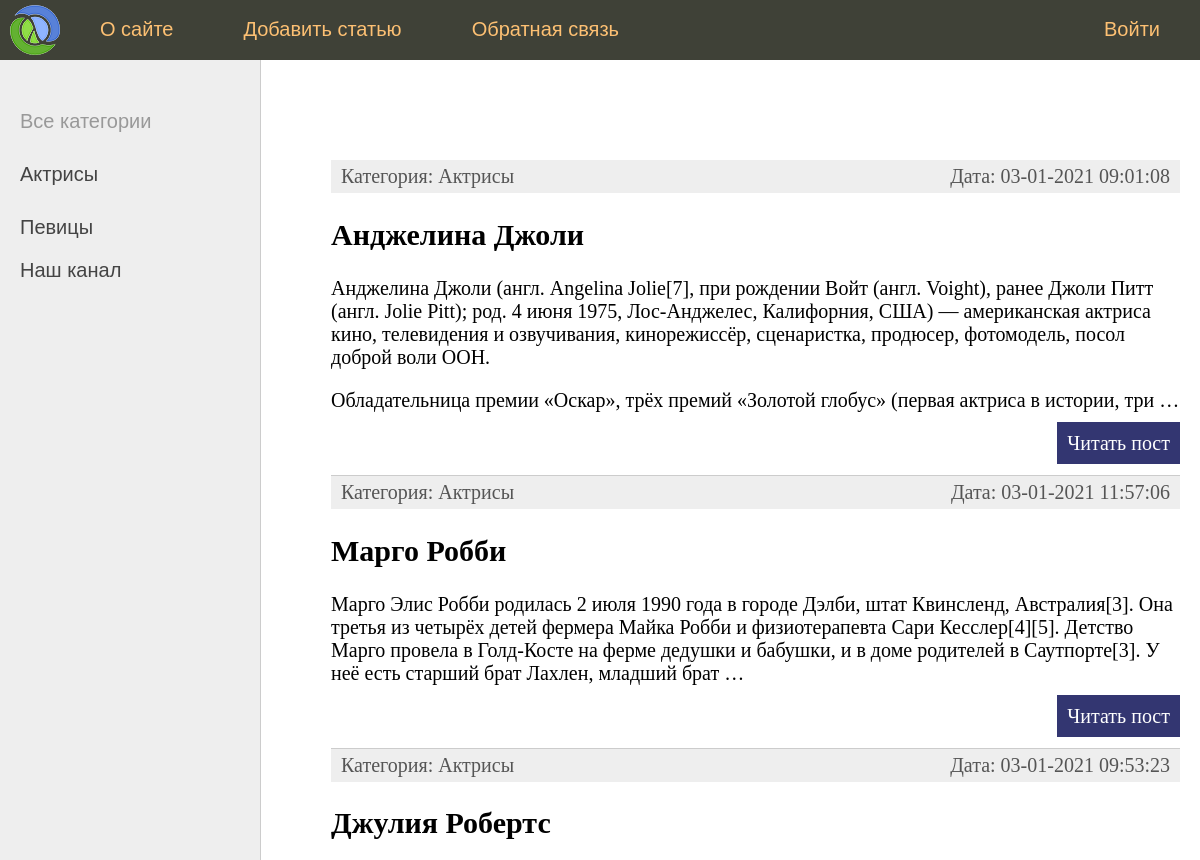
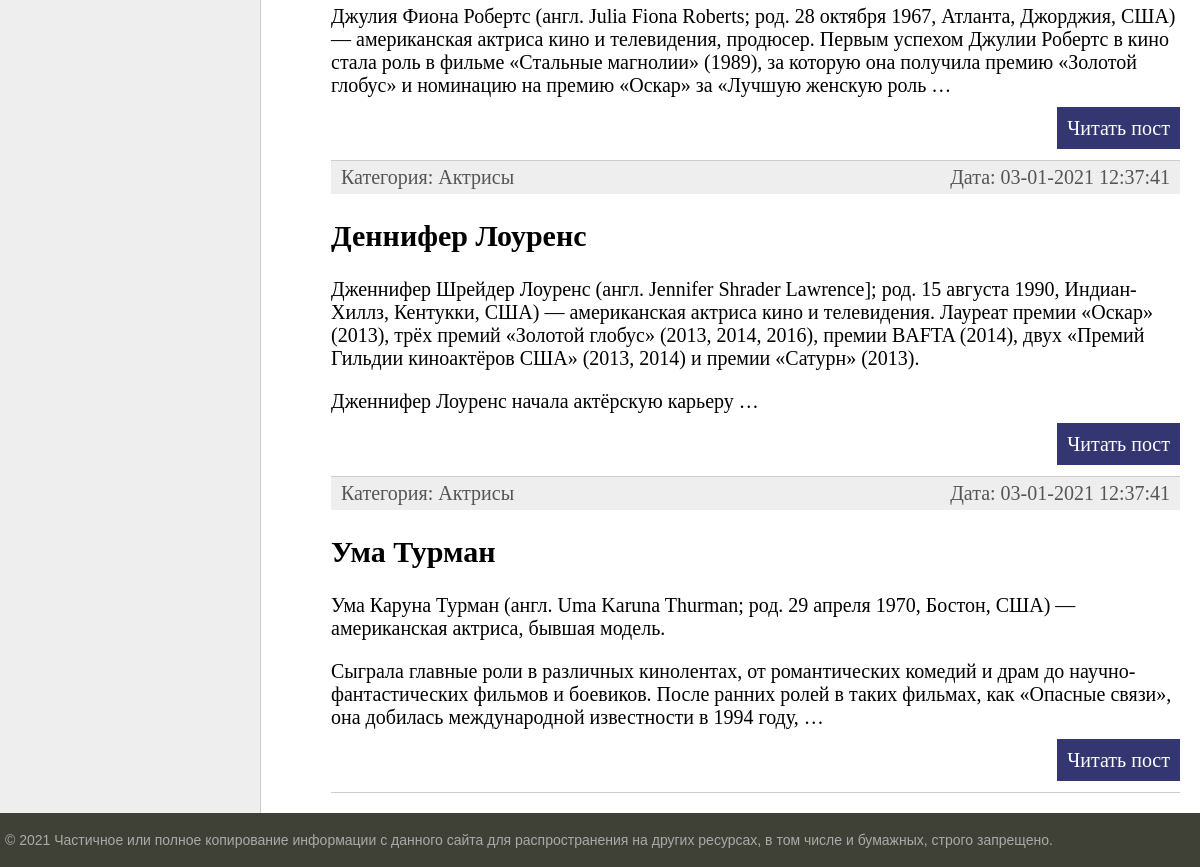
Before: / with the older database file (2 pictures, top to bottom).
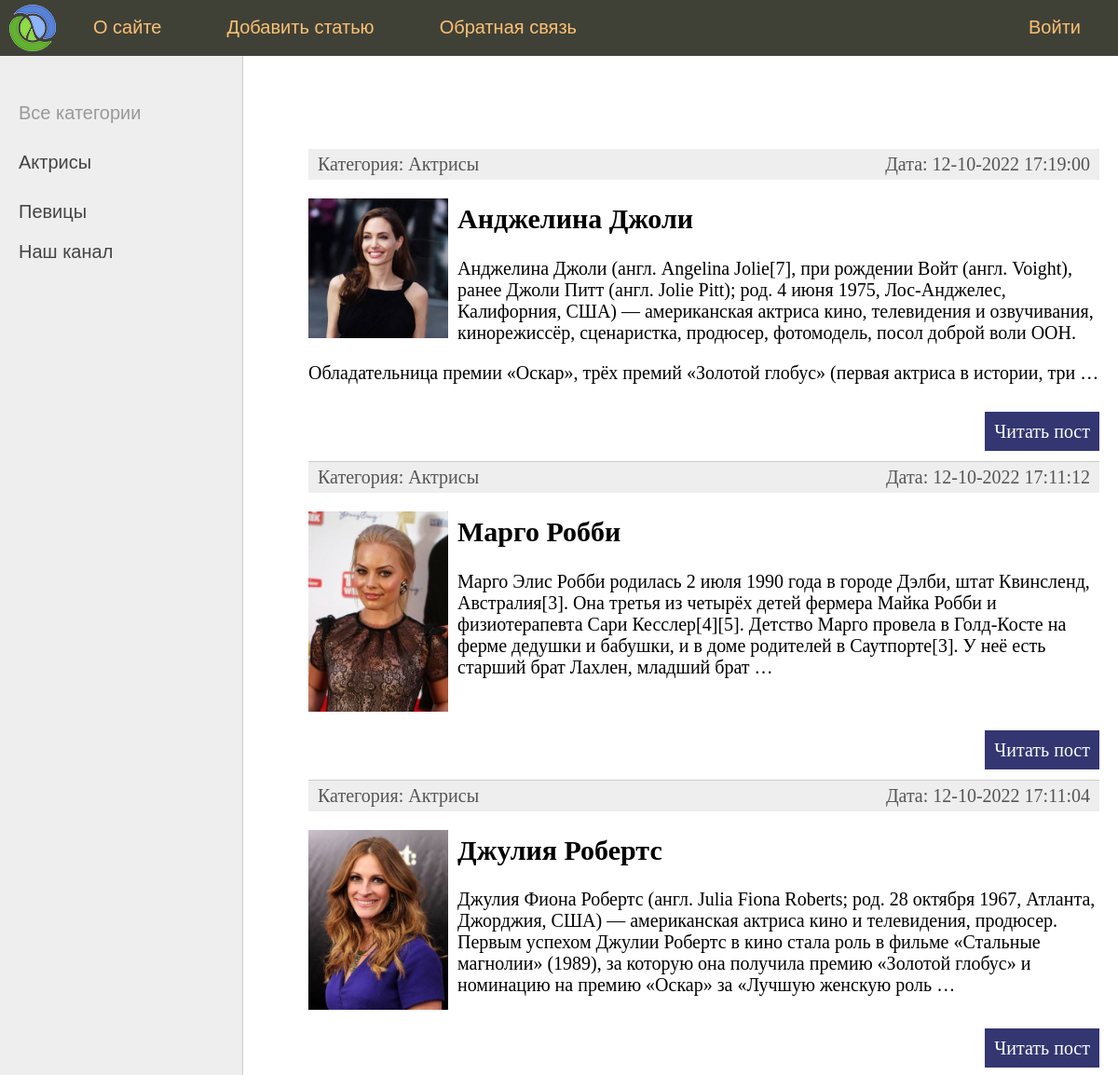
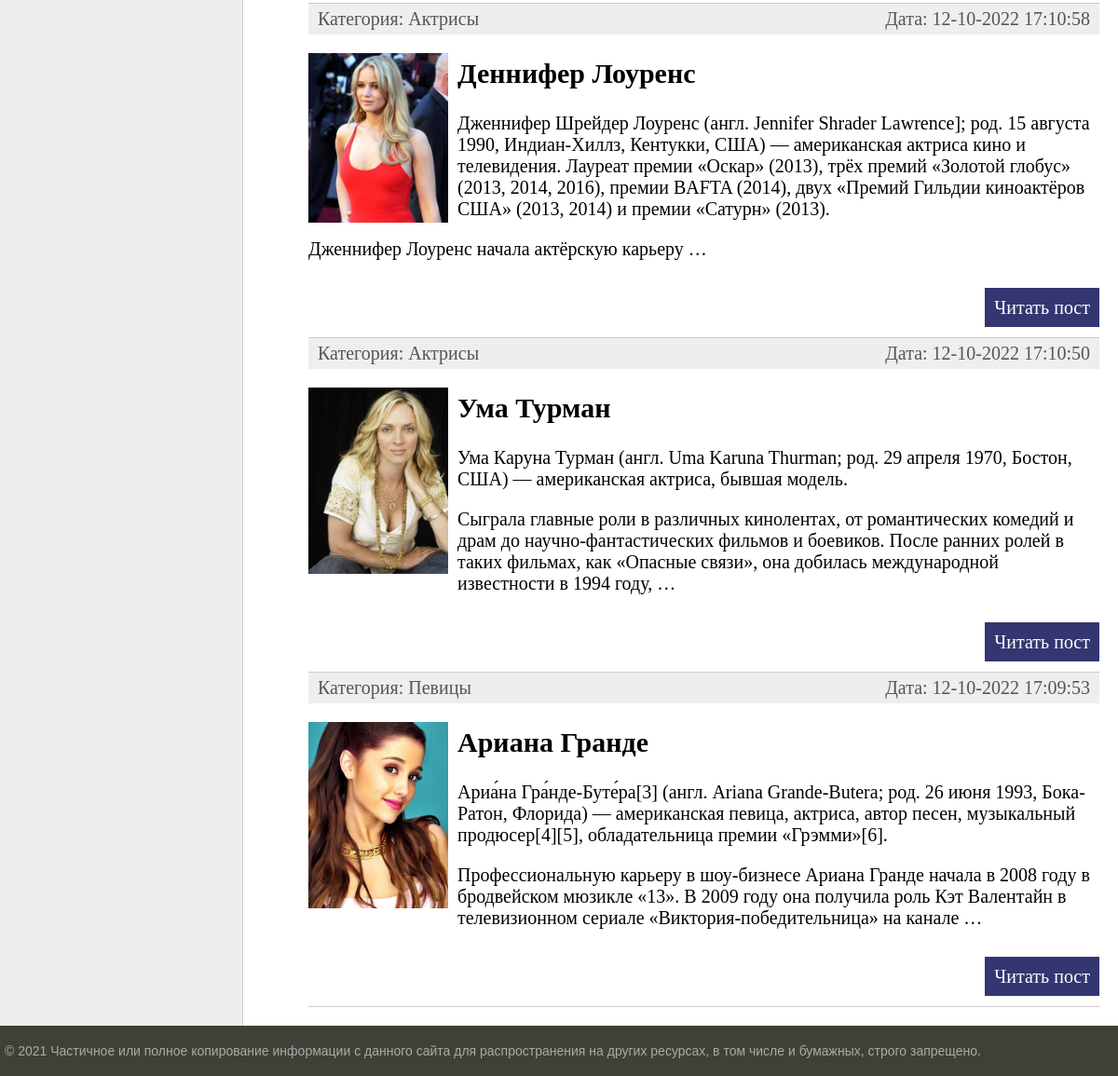
After: the same page with the newer database file (2 pictures, top to bottom).
### women/models.py (models this page shows, shortened)
class Category(models.Model):
    name = models.CharField(max_length=100, db_index=True, verbose_name='Категория')
    def get_absolute_url(self):
        return reverse('category', kwargs={'cat_id': self.pk})
    def __str__(self):
        return self.name
    class Meta:
        verbose_name = 'Категория'
        verbose_name_plural = 'Категории'
        ordering = ['id']

class Women(models.Model):
    title = models.CharField(max_length=255, verbose_name='Заголовок')
    content = models.TextField(blank=True, verbose_name='Текст статьи')
    photo = models.ImageField(upload_to="photos/%Y/%m/%d/", verbose_name='Фото')
    time_create = models.DateTimeField(auto_now_add=True, verbose_name='Время создания')
    time_update = models.DateTimeField(auto_now=True, verbose_name='Время изменения')
    is_published = models.BooleanField(default=True, verbose_name='Публикация')
    cat = models.ForeignKey('Category', on_delete=models.PROTECT, null=True, verbose_name='Категория')
    def get_absolute_url(self):
        return reverse('post', kwargs={'post_id': self.pk})
    class Meta:
        verbose_name = 'Известные женщины'
        verbose_name_plural = 'Известные женщины'
        ordering = ['time_create', 'title']

### women/views.py (the view)
# urls.py: path('', index, name='home'),
def index(request):
    posts = Women.objects.filter(is_published=True)
    cats = Category.objects.all()
    context = {
        'posts': posts,
        'cats': cats,
        'menu': menu,
        'title': 'Главная страница',
        'cat_selected': 0,
    }
    return render(request, 'women/index.html', context=context)

### women/templates/women/index.html (shortened to what this page needs)
{% extends 'women/base.html' %}
{% block content %}
<ul class="list-articles">
	{% for p in posts %}
			<li>
				<div class="article-panel">
					<p class="first">Категория: {{p.cat}}</p>
					<p class="last">Дата: {{p.time_update|date:"d-m-Y H:i:s"}}</p>
				</div>
				{% if p.photo %}
					<p><img src="{{p.photo.url}}" class="img-article-left thumb"></p>
				{% endif %}
				<h2>{{p.title}}</h2>
				{% autoescape on %}
				{{p.content|linebreaks|truncatewords:50}}
				{% endautoescape %}
				<p class="link-read-post"><a href="{{p.get_absolute_url}}">Читать пост</a></p>
			</li>
	{% endfor %}
</ul>
{% endblock %}

### women/templates/women/base.html (shortened to what this page needs)
{% load static %}
<!DOCTYPE html>
<html>
<head>
	<link type="text/css" href="{% static 'women/css/styles.css' %}" rel="stylesheet" />
</head>
<body>
<table class="table-page" border=0 cellpadding="0" cellspacing="0">
<tr><td valign=top>
{% block mainmenu %}
		<div class="header">
			<ul id="mainmenu" class="mainmenu">
			<li class="logo"><a href="{%url 'home' %}"><div class="logo"></div></a></li>
			{% for m in menu %}
				{% if not forloop.last %}
						<li><a href="{% url m.url_name %}">{{m.title}}</a></li>
				{% else %}
						<li class="last"><a href="{% url m.url_name %}">{{m.title}}</a></li>
				{% endif %}
			{% endfor %}
			</ul>
		</div>
{% endblock mainmenu %}
<table class="table-content" border=0 cellpadding="0" cellspacing="0">
<tr>
	<td valign="top" class="left-chapters">
	<ul id="leftchapters">
		{% if cat_selected == 0 %}
			<li>Все категории</li>
		{% else %}
			<li><a href="{% url 'home' %}">Все категории</a></li>
		{% endif%}
		{% for c in cats %}
			{% if c.pk == cat_selected %}
				<li class="selected">{{c.name}}</li>
			{% else %}
				<li><a href="{{ c.get_absolute_url }}">{{c.name}}</a></li>
			{% endif %}
		{% endfor %}
		<p>Наш канал</p>
	</ul>
</td>
<td valign="top" class="content">
	<div class="content-text">
{% block content %}
{% endblock %}
	</div>
</td></tr></table>
</td></tr>
<tr><td valign=top>
	<div id="footer">
		<p>&copy; 2021 Частичное или полное копирование информации с данного сайта для распространения на других ресурсах, в том числе и бумажных, строго запрещено.</p>
	</div>
</td></tr></table>
</body>
</html>

### women/static/women/css/styles.css (style rules this page uses)
html, body { font-family: 'Arial'; margin: 0; padding: 0; height: 100%; width: 100%; color: #444; }
a { color: #0059b2; text-decoration: none; }
img { max-width: 600px; height: auto; }
img.img-article-left { max-width: 300px; height: auto; float: left; padding: 0 10px 10px 0; }
img.img-article-left.thumb { max-width: 150px; height: auto; }
p.link-read-post { text-align: right; }
p.link-read-post a { padding: 10px; min-width: 100px; background: #333671; color: #fff; text-decoration: none; }
div.article-panel { background: #eee; padding: 5px 10px 5px 10px; box-sizing: border-box; overflow: hidden; color: #555; }
div.article-panel p.first { margin: 0; float: left; }
div.article-panel p.last { margin: 0; float: right; }
ul.list-articles { list-style: none; margin: 0; padding: 0; }
ul.list-articles li { border-bottom: 1px solid #ccc; }
.table-page { width: 100%; height: 100%; vertical-align: top; }
.table-page tr { height: 100%; }
.header { background: #3F4137; height: 60px; }
.logo { background: url('../images/logo.png') no-repeat 10px 5px; width: 70px; height: 60px; }
ul.mainmenu { list-style: none; margin: 0; padding: 0; height: 60px; color: #fdc073; font-size: 20px; overflow: hidden; }
ul.mainmenu li { float: left; margin: 18px 40px 0 30px; }
ul.mainmenu li.logo { margin: 0; }
ul.mainmenu li.last { float: right; }
ul.mainmenu li a { color: #fdc073; text-decoration: none; }
.table-content { width: 100%; min-height: 100%; height: 100%; }
.left-chapters { margin: 0; background: #eee; border-right: 1px solid #ccc; min-height: 100%; }
.left-chapters ul { width: 230px; min-height: 100%; margin: 0; padding: 20px 10px 10px 20px; list-style: none; font-size: 20px; }
.left-chapters ul li { margin: 30px 0 0 0; color: #999; }
.left-chapters ul li a { color: #444; text-decoration: none; }
.content { padding: 40px 20px 20px 40px; width: 100%; box-sizing: border-box; }
.content-text { margin: 60px 0 0 30px; color: #000; font-size: 20px; font-family: Yandex Sans Display Light; }
#footer { box-sizing: border-box; background: #3F4137; padding: 5px; color: #aaa; font-size: 14px; font-family: Verdana, Geneva, Arial, Helvetica; text-align: left; overflow: hidden; }

Changed rows visible on the page:
changed Women "Анджелина Джоли": time_update "03-01-2021 09:01:08" → "12-10-2022 17:19:00"; photo: picture added
changed Women "Марго Робби": time_update "03-01-2021 11:57:06" → "12-10-2022 17:11:12"; photo: picture added
changed Women "Джулия Робертс": time_update "03-01-2021 09:53:23" → "12-10-2022 17:11:04"; photo: picture added
changed Women "Деннифер Лоуренс": time_update "03-01-2021 12:37:41" → "12-10-2022 17:10:58"; photo: picture added
changed Women "Ума Турман": time_update "03-01-2021 12:37:41" → "12-10-2022 17:10:50"; photo: picture added
added Women: cat "Певицы", time_update "12-10-2022 17:09:53", photo (picture), title "Ариана Гранде", content "Ариа́на Гра́нде-Буте́ра[3] (англ. Ariana Grande-Butera; род. 26 июня 1993, Бока-Ратон, Флорида) — американская певица, актриса, автор песен, музыкальный продюсер[4][5], обладательница премии «Грэмми»[6]. Профессиональную карьеру в шоу-бизнесе Ариана Гранде начала в 2008 году в бродвейском мюзикле «13». В 2009 году она получила роль Кэт Валентайн в телевизионном сериале «Виктория-победительница» на канале …"
